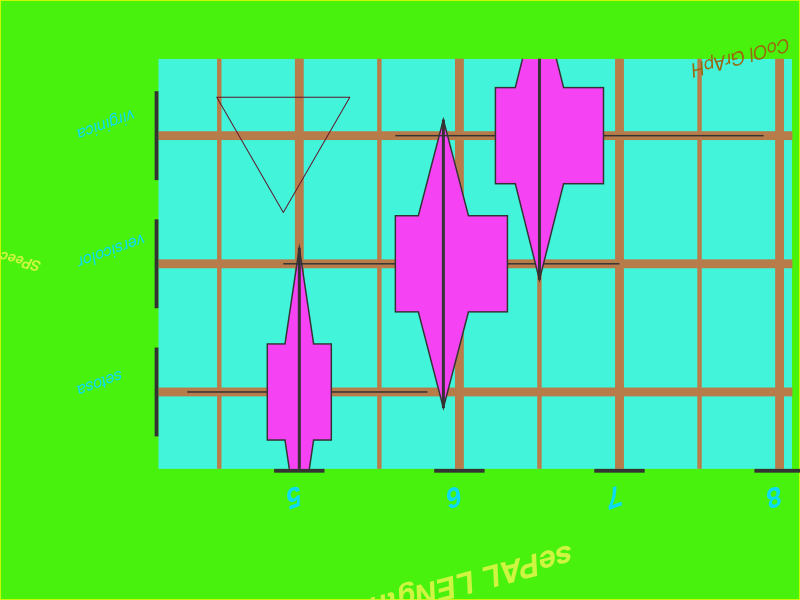

This figure's R source:
# ugly plot
library(tidyverse)
df <- iris

p <- df %>% 
  ggplot(aes(x=Sepal.Length,y=Species,
             color = Petal.Length)) +
  labs(title = "CoOl GrApH",
       x= "sePAL LENgth",
       y= "SPeecees") +
  theme(axis.text.x = element_text(size = 20,
                                   face = "bold.italic",
                                   color = "#0adaf5",
                                   angle = 200),
        axis.text.y = element_text(face = "italic",
                                   size = 12,
                                   angle = 200,
                                   color = "#0adaf5"),
        axis.ticks.y = element_line(size = 30),
        panel.grid = element_line(color = "#b87c4b"),
        axis.ticks.x = element_line(size = 17),
        line = element_line(size = 3, 
                            colour = "Yellow",
                            lineend = "butt"),
        axis.title.x = element_text(face = "bold.italic",
                                    size = 22,
                                    color = "#cef542"),
        panel.background = element_rect(fill = "#42f5da"),
        axis.title.y = element_text(face = "bold.italic",
                                    size = 10,
                                    color = "#cef542",
                                    angle = 165),
        plot.background = element_rect(color = "#fcf803",
                                       fill = "#49f20c"),
        title = element_text(face = "italic",
                             color = "#99680e",
                             angle = -165)) +
  geom_boxplot(notchwidth = 3,
               notch = TRUE,
               outlier.shape = 6,
               outlier.size = 33,
               outlier.color = "#611229",
               outlier.fill = "#61400b",
               fill = "#f542f2") 

ggsave("./figures/ugly_plot.png",p,width = 8,height = 8,dpi = 300)
